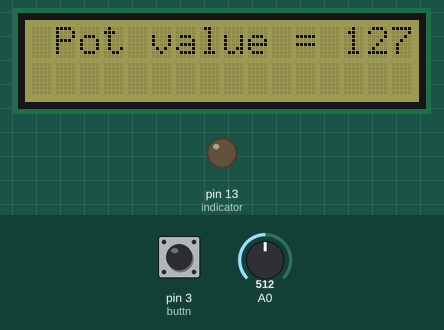
Recording of a sketch running on a simulated Arduino Uno, built with avr-gcc and run on an emulated ATmega328P. Parts: 16×2 character LCD, output pins drawn as LEDs (lit = HIGH). The test bench sets the inputs (shaded band); at power-on: pin 3 (buttn) LOW, A0 = 512.

Above: at 5.3 s.
5.4 s: pin 3 (buttn) pulled HIGH for 3 s
At 6.1 s:
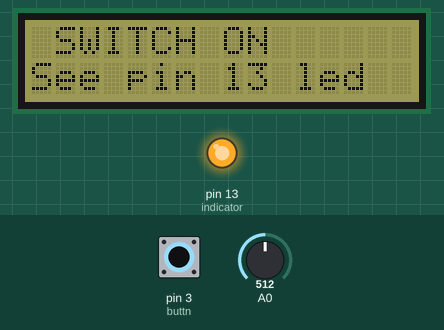
10.1 s: A0 set to 716
At 10.7 s:
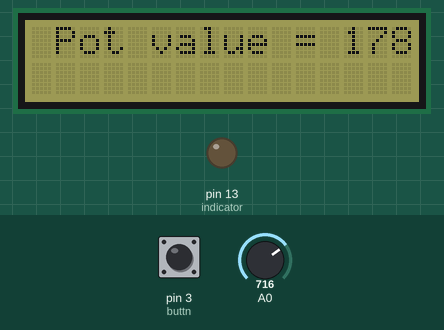
18.2 s: A0 set to 900
At 20.3 s:
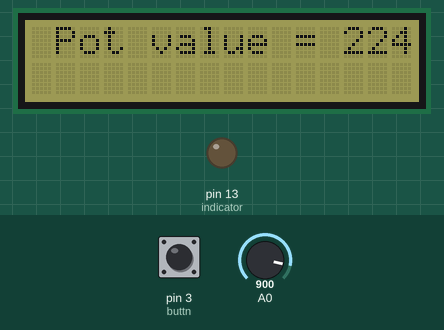
22.0 s: A0 set to 1023
At 23.0 s:
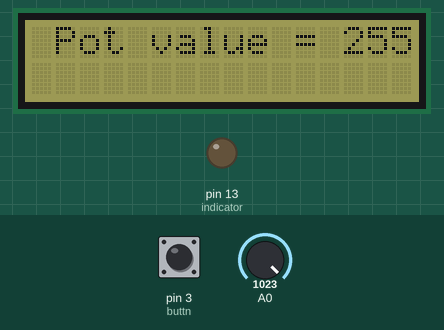
Timing chart, 0 to 25.0 s (numbered marks = the images above; inputs shaded):
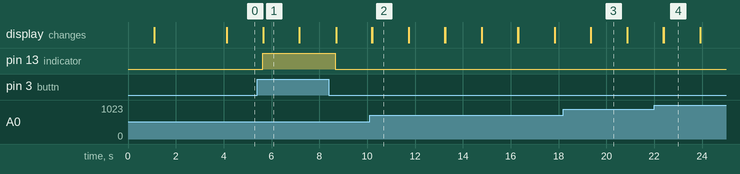

Measured:
- after the input at 5.4 s, pin 13 (indicator): LOW → HIGH after 0.23 s, → LOW 3.0 s later; the display: changes after 0.25 s (image 1)
- what the display in image 1 shows lasts 1.6 s, from 5.6 s to 7.2 s

The sketch:

Lcd_i2c.ino
```cpp
#include<Wire.h>
#include "rgb_lcd.h"
int buttn= 3;
int buttonState=0;
int indicator=13;


rgb_lcd lcd;

const int colorR= 128;
const int colorG=125;
const int colorB=33;

void setup()
{
  pinMode(buttn, INPUT);
  pinMode(indicator , OUTPUT);


  lcd.begin(16,2);
  lcd.setRGB(colorR, colorG, colorB);
  lcd.setCursor(0,0);
  lcd.print("Hello, World ");
  delay(1000);
  lcd.setCursor(0,0);
  lcd.print("This is a Analog");
  lcd.setCursor(0,1);
  lcd.print("Sensor Meter");
  delay(3000);
  lcd.clear();
  }
  void loop()
  {
  Potentiometer();
  button();
  }

  void Potentiometer()
  {
  int potValue;
  potValue=analogRead(0);
  potValue=map(potValue,0,1023,0,255);
  lcd.setCursor(0,0);
  lcd.print(" Pot value = ");
  lcd.print(potValue);
  delay(1500);
  lcd.clear();
  }
void button()
{

 buttonState= digitalRead(buttn);

   if(buttonState == HIGH)
   {
    digitalWrite(indicator, HIGH );
    lcd.setCursor(0,0);
    lcd.print( " SWITCH ON ");
    lcd.setCursor(0,1);
    lcd.print("See pin 13 led");

    delay(1500);
   }

   if(buttonState== LOW )
   {
    digitalWrite(indicator, LOW );
    lcd.setCursor(0,0);
    lcd.print(" SWITCH OFF ");
    lcd.setCursor(0,1);
    lcd.print("pin 13 is OFF");
    delay(1500);
   }
  lcd.clear();
}
```
